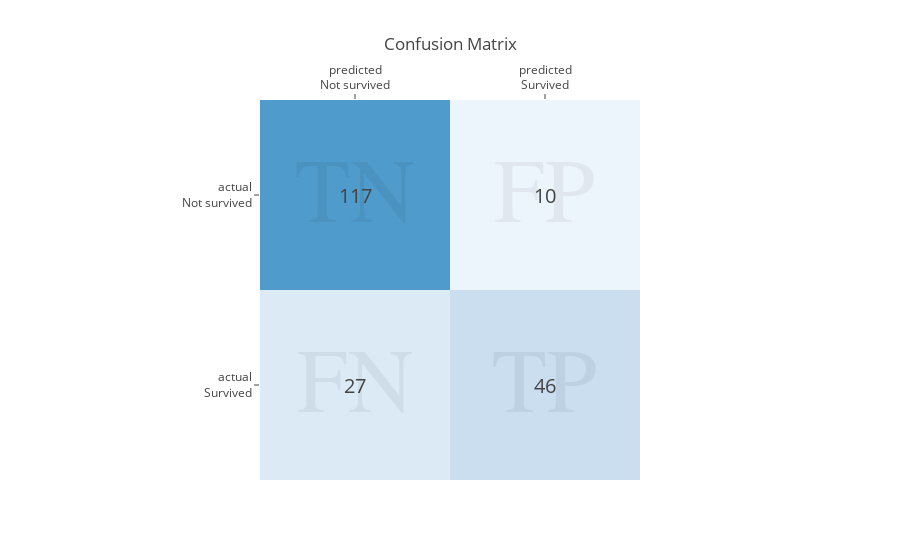

The notebook cell saved with this chart:
### Code cell
fig = explainer.plot_confusion_matrix()

### Figure 1 — Plotly figure (JSON) as saved in the notebook; plotly's stock layout.template omitted (floating-point values rounded to 4 significant figures)
{"data": [{"colorscale": [[0, "rgb(247,251,255)"], [0.125, "rgb(222,235,247)"], [0.25, "rgb(198,219,239)"], [0.375, "rgb(158,202,225)"], [0.5, "rgb(107,174,214)"], [0.625, "rgb(66,146,198)"], [0.75, "rgb(33,113,181)"], [0.875, "rgb(8,81,156)"], [1, "rgb(8,48,107)"]], "hoverinfo": "skip", "showscale": false, "type": "heatmap", "x": ["predicted<br>Not survived", "predicted<br>Survived"], "y": ["actual<br>Not survived", "actual<br>Survived"], "z": [[117, 10], [27, 46]], "zmax": 200, "zmin": 0}], "layout": {"annotations": [{"font": {"size": 20}, "showarrow": false, "text": "117", "x": "predicted<br>Not survived", "y": "actual<br>Not survived"}, {"font": {"color": "black", "family": "Old Standard TT, Bold", "size": 90}, "opacity": 0.05, "showarrow": false, "text": "TN", "x": "predicted<br>Not survived", "y": "actual<br>Not survived"}, {"font": {"size": 20}, "showarrow": false, "text": "10", "x": "predicted<br>Survived", "y": "actual<br>Not survived"}, {"font": {"color": "black", "family": "Old Standard TT, Bold", "size": 90}, "opacity": 0.05, "showarrow": false, "text": "FP", "x": "predicted<br>Survived", "y": "actual<br>Not survived"}, {"font": {"size": 20}, "showarrow": false, "text": "27", "x": "predicted<br>Not survived", "y": "actual<br>Survived"}, {"font": {"color": "black", "family": "Old Standard TT, Bold", "size": 90}, "opacity": 0.05, "showarrow": false, "text": "FN", "x": "predicted<br>Not survived", "y": "actual<br>Survived"}, {"font": {"size": 20}, "showarrow": false, "text": "46", "x": "predicted<br>Survived", "y": "actual<br>Survived"}, {"font": {"color": "black", "family": "Old Standard TT, Bold", "size": 90}, "opacity": 0.05, "showarrow": false, "text": "TP", "x": "predicted<br>Survived", "y": "actual<br>Survived"}], "coloraxis": {"showscale": false}, "plot_bgcolor": "#fff", "title": {"text": "Confusion Matrix"}, "xaxis": {"constrain": "domain", "side": "top"}, "yaxis": {"autorange": "reversed", "scaleanchor": "x", "scaleratio": 1, "side": "left"}}}
